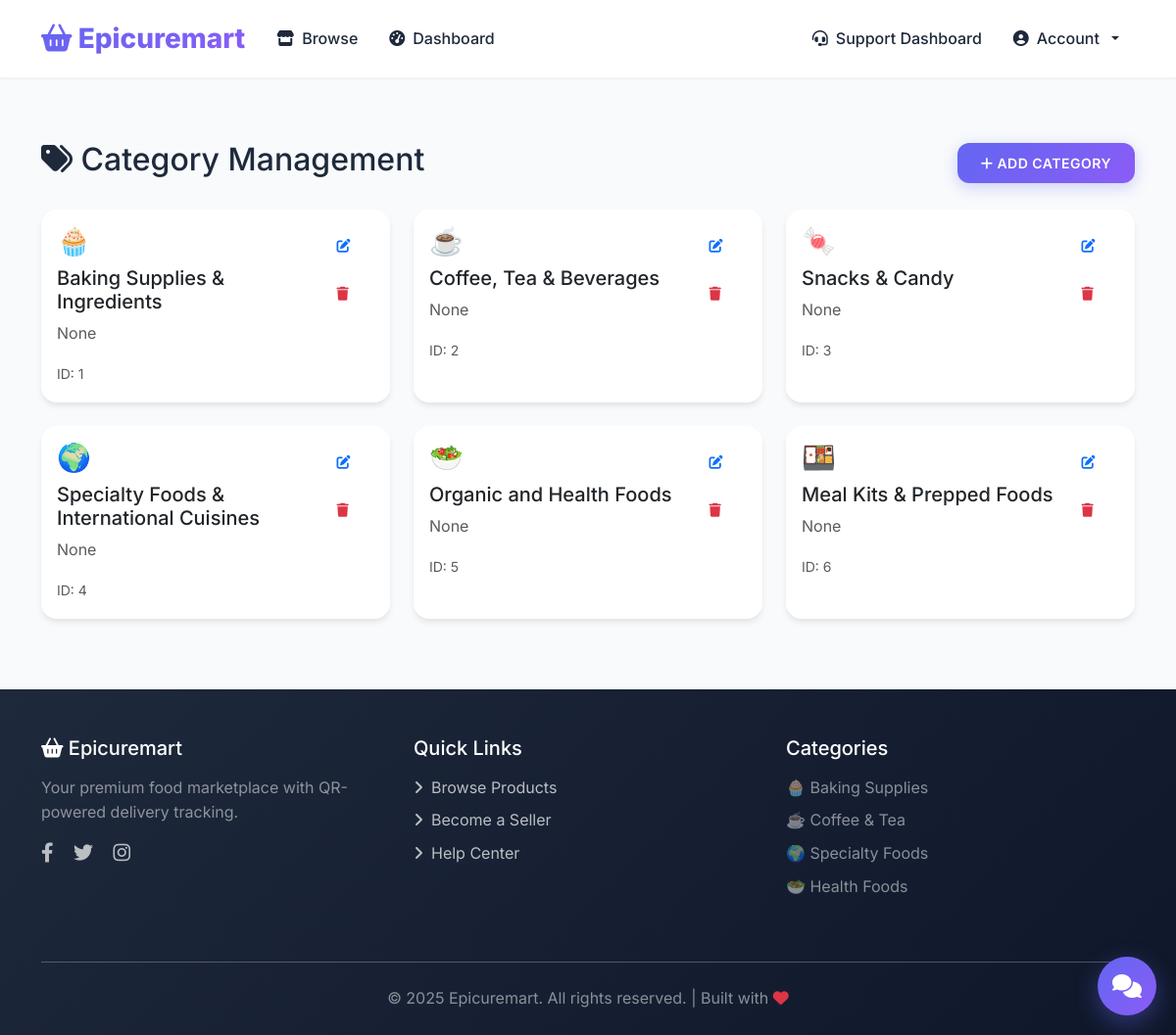
The app's page /admin/categories (signed in) with its own data.
### app.py (models this page shows)
class Category(db.Model):
    __tablename__ = 'categories'
    id = db.Column(db.Integer, primary_key=True)
    name = db.Column(db.String(100), nullable=False)
    description = db.Column(db.Text)
    icon = db.Column(db.String(50))
    background_image = db.Column(db.String(255))
    created_at = db.Column(db.DateTime, default=datetime.utcnow)
    products = db.relationship('Product', backref='category')

### app.py (the view, shortened to what this page needs)
@app.route('/admin/categories', methods=['GET', 'POST'])
@login_required
@role_required('admin')
def admin_categories():
    categories = Category.query.all()
    return render_template('admin_categories.html', categories=categories, category_icons=CATEGORY_ICONS)

### app.py (called while the page is built)
def login_required(f):
    @wraps(f)
    def decorated_function(*args, **kwargs):
        if 'user_id' not in session:
            flash('Please log in to access this page.', 'warning')
            return redirect(url_for('login'))
        return f(*args, **kwargs)
    return decorated_function

def role_required(*roles):
    def decorator(f):
        @wraps(f)
        def decorated_function(*args, **kwargs):
            if 'user_id' not in session:
                flash('Please log in to access this page.', 'warning')
                return redirect(url_for('login'))
            user = User.query.get(session['user_id'])
            if user.role not in roles:
                flash('You do not have permission to access this page.', 'danger')
                return redirect(url_for('index'))
            if not user.is_approved and user.role in ['seller', 'courier', 'rider']:
                flash('Your account is pending approval.', 'warning')
                return redirect(url_for('pending_approval'))
            return f(*args, **kwargs)
        return decorated_function
    return decorator

@app.context_processor
def inject_cart_and_messages():
    cart_count = 0
    unread_messages = 0
    if 'user_id' in session:
        user_id = session['user_id']
        cart_count = CartItem.query.filter_by(user_id=user_id).count()
        unread_messages = Message.query.join(Conversation).filter(
            db.or_(
                db.and_(Conversation.user1_id == user_id, Message.sender_id != user_id),
                db.and_(Conversation.user2_id == user_id, Message.sender_id != user_id)
            ),
            Message.is_read == False
        ).count()
    return dict(cart_count=cart_count, unread_messages=unread_messages)

### templates/admin_categories.html (shortened to what this page needs)
{% extends "base.html" %}
{% block content %}
<div class="container">
    <div class="d-flex justify-content-between align-items-center mb-4">
        <h2><i class="fas fa-tags"></i> Category Management</h2>
        <button class="btn btn-primary" data-bs-toggle="modal" data-bs-target="#addCategoryModal">
            <i class="fas fa-plus"></i> Add Category
        </button>
    </div>
    <div class="row">
        {% for category in categories %}
        <div class="col-md-6 col-lg-4 mb-4">
            <div class="card h-100">
                <div class="card-body">
                    <div class="d-flex justify-content-between align-items-start">
                        <div class="flex-grow-1">
                            <h3 class="mb-2">{{ category.icon }}</h3>
                            <h5 class="card-title">{{ category.name }}</h5>
                            <p class="card-text text-muted">{{ category.description }}</p>
                            <small class="text-muted">ID: {{ category.id }}</small>
                        </div>
                        <div class="d-flex flex-column gap-2">
                            <button class="btn btn-sm btn-outline-primary"
                                    data-bs-toggle="modal"
                                    data-bs-target="#editCategoryModal{{ category.id }}"
                                    title="Edit category">
                                <i class="fas fa-edit"></i>
                            </button>
                            <form method="POST" action="{{ url_for('delete_category', category_id=category.id) }}"
                                  onsubmit="return confirm('Delete this category? Products in this category will also be affected.');">
                                <button type="submit" class="btn btn-sm btn-outline-danger" title="Delete category">
                                    <i class="fas fa-trash"></i>
                                </button>
                            </form>
                        </div>
                    </div>
                </div>
            </div>
        </div>
        {% endfor %}
    </div>
</div>
{% endblock %}

### templates/base.html (style rules this page uses)
:root { --primary: #6366f1; --primary-dark: #4f46e5; --secondary: #8b5cf6; --success: #10b981; --danger: #ef4444; --warning: #f59e0b; --info: #06b6d4; --dark: #1e293b; --light: #f8fafc; --gradient-primary: linear-gradient(135deg, #6366f1 0%, #8b5cf6 100%); --gradient-success: linear-gradient(135deg, #10b981 0%, #059669 100%); --shadow-sm: 0 1px 2px 0 rgba(0, 0, 0, 0.05); --shadow-md: 0 4px 6px -1px rgba(0, 0, 0, 0.1); --shadow-lg: 0 10px 15px -3px rgba(0, 0, 0, 0.1); --shadow-xl: 0 20px 25px -5px rgba(0, 0, 0, 0.1); }
* { margin: 0; padding: 0; box-sizing: border-box; }
body { font-family: "Inter", -apple-system, BlinkMacSystemFont, "Segoe UI", sans-serif; min-height: 100vh; display: flex; flex-direction: column; background: var(--light); color: var(--dark); line-height: 1.6; }
.btn { font-weight: 600; padding: 0.625rem 1.5rem; border-radius: 0.75rem; transition: all 0.3s ease; border: none; text-transform: uppercase; font-size: 0.875rem; letter-spacing: 0.5px; }
.btn-primary { background: var(--gradient-primary); box-shadow: 0 4px 15px rgba(99, 102, 241, 0.3); }
.card { border: none; border-radius: 1rem; overflow: hidden; box-shadow: var(--shadow-md); transition: all 0.4s cubic-bezier(0.175, 0.885, 0.32, 1.275); background: white; }
html { scroll-behavior: smooth; }

### templates/components/live_chat.html (style rules this page uses)
body { overflow-x: hidden; }

### records on screen
Category: icon "🧁", name "Baking Supplies & Ingredients", description "None", id "1"
Category: icon "☕", name "Coffee, Tea & Beverages", description "None", id "2"
Category: icon "🍬", name "Snacks & Candy", description "None", id "3"
Category: icon "🌍", name "Specialty Foods & International Cuisines", description "None", id "4"
Category: icon "🥗", name "Organic and Health Foods", description "None", id "5"
Category: icon "🍱", name "Meal Kits & Prepped Foods", description "None", id "6"
